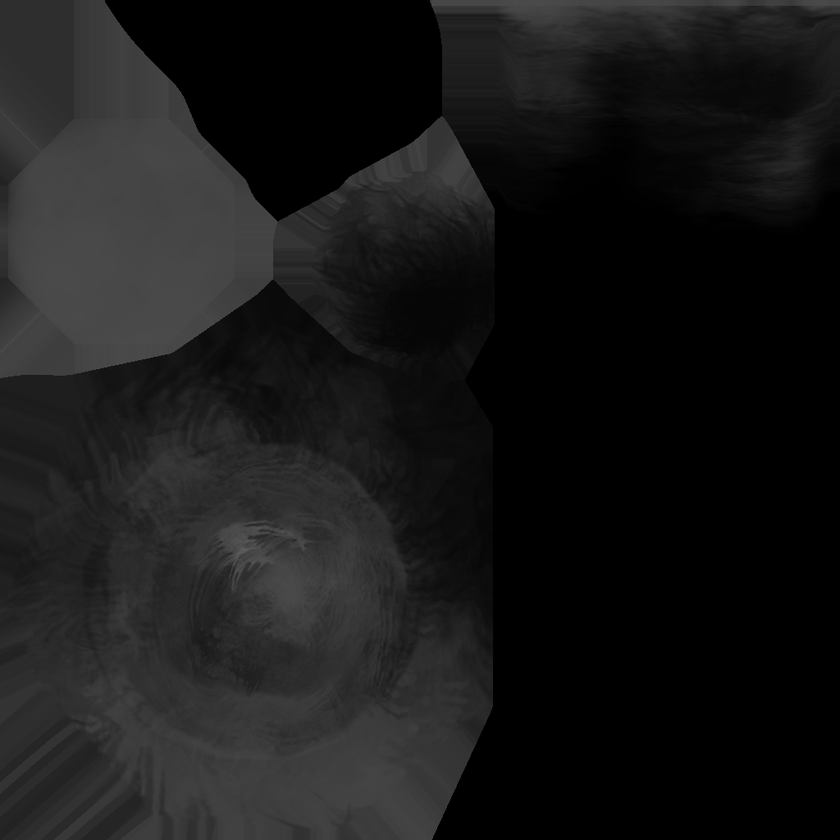
#> input picture CombineTexture_script/Textures/None_Metallic.png, 840 x 840 px, shrunk from 1024 x 1024 before the run
$ python unityMetalTex.py Textures/None_Metallic.png Textures/None_Roughness.png Textures/None_Roughness.png
#> lines starting #> are read from the running program, lines starting #| are printed output that depends on the picture
from sys import argv
import cv2
_debug = False
if _debug:
    import matplotlib.pyplot as plt

if len(argv) != 3 and len(argv) != 4:
    print("args: metalness, roughness, [-s]")
    print("usa -s solo se hai già una mappa smoothness invece di una roughness")
    exit(-1)
smooth = False
if len(argv) == 4 and argv[3] == '-s':
    smooth = True

met = cv2.imread(argv[1])
#> met is the input picture: shape (840, 840, 3); min 0, max 93, mean 24.6
smt = cv2.imread(argv[2])
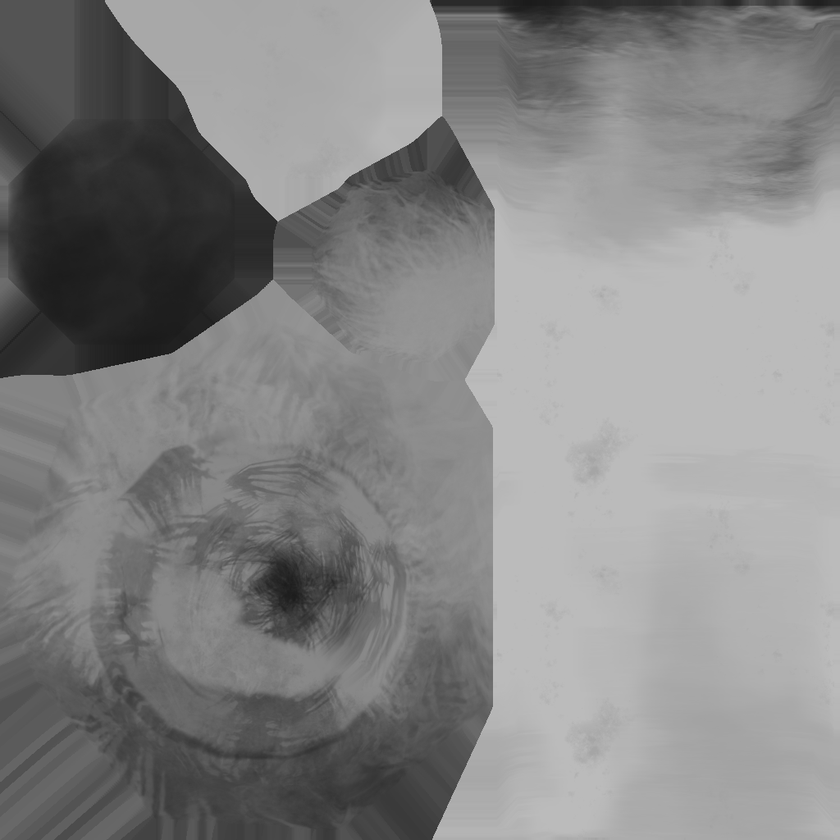
#> input picture CombineTexture_script/Textures/None_Roughness.png, 840 x 840 px, shrunk from 1024 x 1024 before the run
#> smt is the input picture: shape (840, 840, 3); min 13, max 197, mean 132.6
out = met.copy()
out = cv2.cvtColor(out, cv2.COLOR_RGB2RGBA)
met = cv2.cvtColor(met, cv2.COLOR_RGB2GRAY)
#> met: shape (840, 840)
smt = cv2.cvtColor(smt, cv2.COLOR_RGB2GRAY)
#> smt: shape (840, 840)

if not smooth:
    smt = cv2.bitwise_not(smt)                                      # converto roughness in smoothness
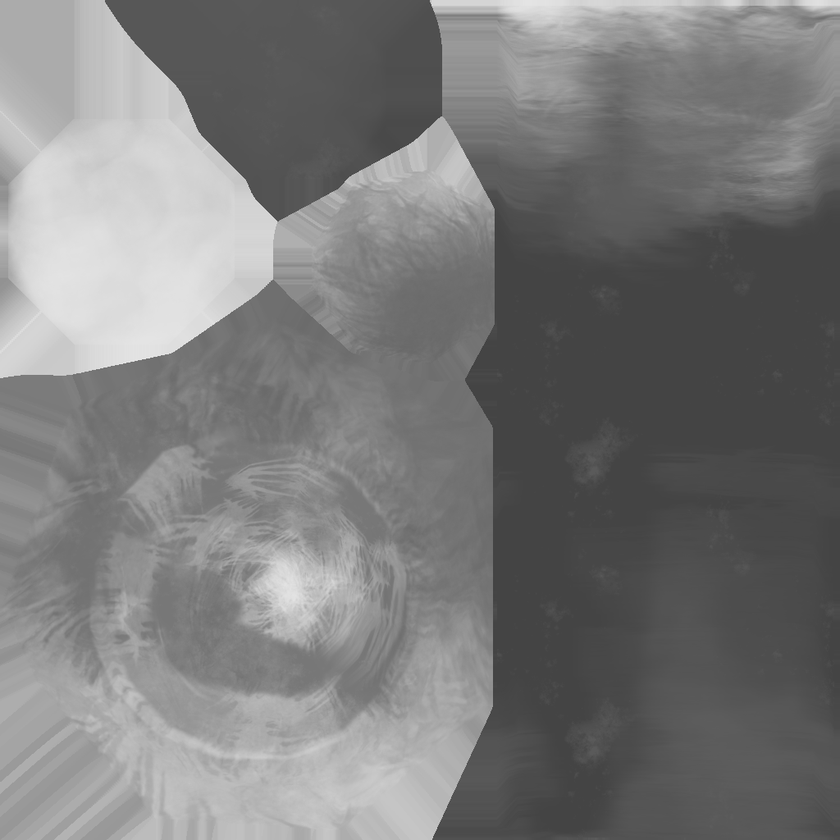
#> smt: shape (840, 840); min 58, max 242, mean 122.4
out[:, :, 2] = met                                                  # metto metalness in canale R
out[:, :, 1] = 0                                                    # azzero canale G
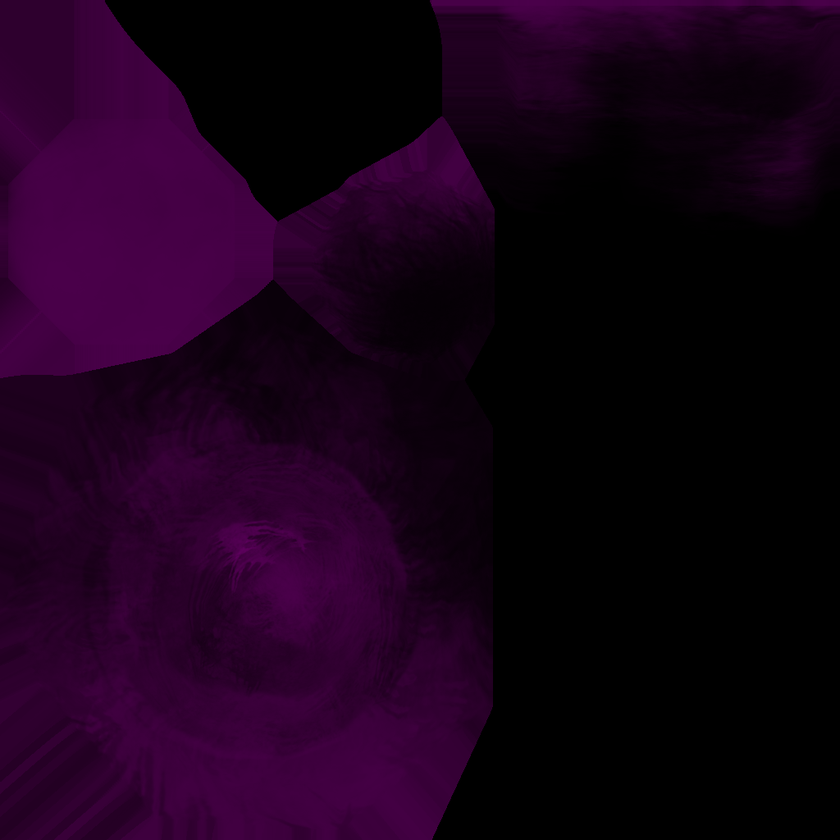
#> out: shape (840, 840, 4); mean B, G, R, A 24.6, 0, 24.6, 255
out[:, :, 0] = 0                                                    # azzero canale B
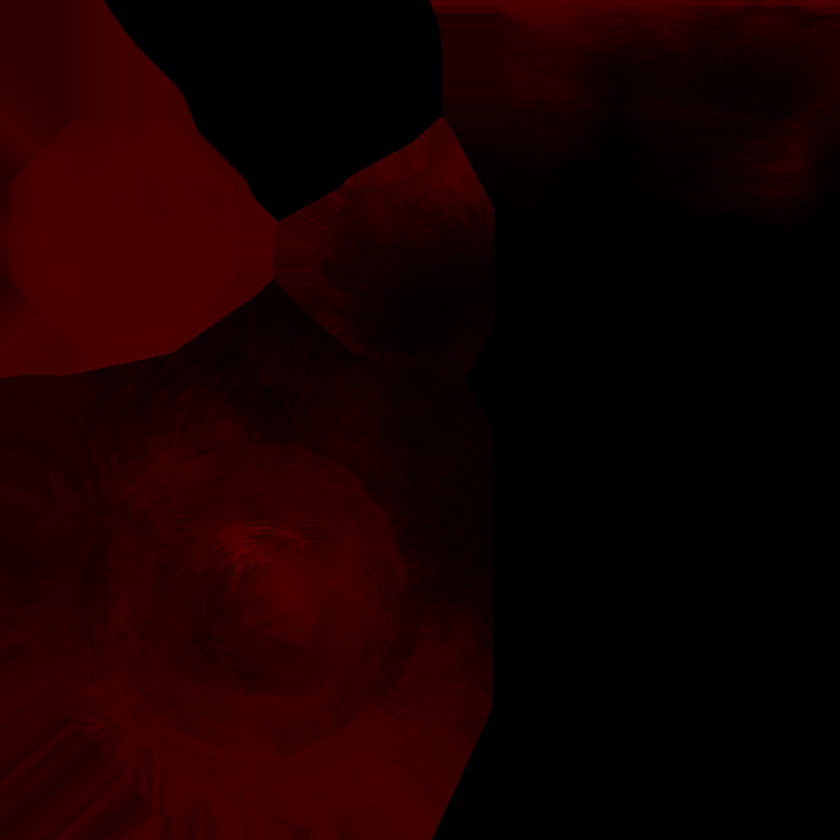
#> out: shape (840, 840, 4); mean B, G, R, A 0, 0, 24.6, 255
out[:, :, 3] = smt                                                  # metto smoothness in canale A

cv2.imwrite("out.png", out)                                         # salvo immagine

# test output
if _debug:
    plt.subplot(1, 3, 1).axis("off")
    plt.imshow(met, 'gray')
    plt.title("Metallic")

    plt.subplot(1, 3, 2).axis('off')
    plt.imshow(smt, 'gray')
    plt.title("Smoothness")

    out = cv2.cvtColor(out, cv2.COLOR_RGBA2BGRA)
    plt.subplot(1, 3, 3).axis('off')
    plt.imshow(out)
    plt.title("Combined")
    plt.show()
